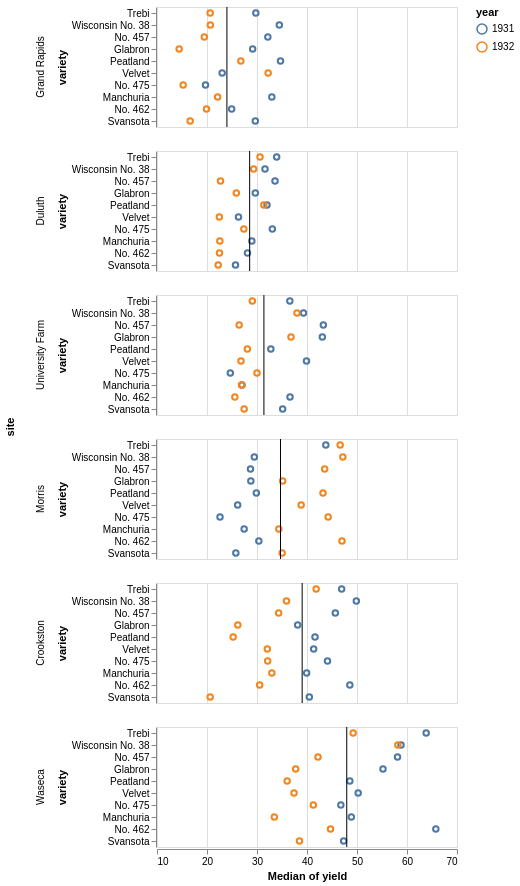

Vega-Lite specification for this chart:
### Vega-Lite specification from a JSON file in a GitHub repository (floating-point values rounded to 4 significant figures)
{"$schema": "https://vega.github.io/schema/vega-lite/v4.json", "name": "trellis_barley", "description": "The Trellis display by Becker et al. helped establish small multiples as a “powerful mechanism for understanding interactions in studies of how a response depends on explanatory variables”. Here we reproduce a trellis of Barley yields from the 1930s, complete with main-effects ordering to facilitate comparison.", "data": {"values": [{"yield": 27, "variety": "Manchuria", "year": 1931, "site": "University Farm"}, {"yield": 48.87, "variety": "Manchuria", "year": 1931, "site": "Waseca"}, {"yield": 27.43, "variety": "Manchuria", "year": 1931, "site": "Morris"}, {"yield": 39.93, "variety": "Manchuria", "year": 1931, "site": "Crookston"}, {"yield": 32.97, "variety": "Manchuria", "year": 1931, "site": "Grand Rapids"}, {"yield": 28.97, "variety": "Manchuria", "year": 1931, "site": "Duluth"}, {"yield": 43.07, "variety": "Glabron", "year": 1931, "site": "University Farm"}, {"yield": 55.2, "variety": "Glabron", "year": 1931, "site": "Waseca"}, {"yield": 28.77, "variety": "Glabron", "year": 1931, "site": "Morris"}, {"yield": 38.13, "variety": "Glabron", "year": 1931, "site": "Crookston"}, {"yield": 29.13, "variety": "Glabron", "year": 1931, "site": "Grand Rapids"}, {"yield": 29.67, "variety": "Glabron", "year": 1931, "site": "Duluth"}, {"yield": 35.13, "variety": "Svansota", "year": 1931, "site": "University Farm"}, {"yield": 47.33, "variety": "Svansota", "year": 1931, "site": "Waseca"}, {"yield": 25.77, "variety": "Svansota", "year": 1931, "site": "Morris"}, {"yield": 40.47, "variety": "Svansota", "year": 1931, "site": "Crookston"}, {"yield": 29.67, "variety": "Svansota", "year": 1931, "site": "Grand Rapids"}, {"yield": 25.7, "variety": "Svansota", "year": 1931, "site": "Duluth"}, {"yield": 39.9, "variety": "Velvet", "year": 1931, "site": "University Farm"}, {"yield": 50.23, "variety": "Velvet", "year": 1931, "site": "Waseca"}, {"yield": 26.13, "variety": "Velvet", "year": 1931, "site": "Morris"}, {"yield": 41.33, "variety": "Velvet", "year": 1931, "site": "Crookston"}, {"yield": 23.03, "variety": "Velvet", "year": 1931, "site": "Grand Rapids"}, {"yield": 26.3, "variety": "Velvet", "year": 1931, "site": "Duluth"}, {"yield": 36.57, "variety": "Trebi", "year": 1931, "site": "University Farm"}, {"yield": 63.83, "variety": "Trebi", "year": 1931, "site": "Waseca"}, {"yield": 43.77, "variety": "Trebi", "year": 1931, "site": "Morris"}, {"yield": 46.93, "variety": "Trebi", "year": 1931, "site": "Crookston"}, {"yield": 29.77, "variety": "Trebi", "year": 1931, "site": "Grand Rapids"}, {"yield": 33.93, "variety": "Trebi", "year": 1931, "site": "Duluth"}, {"yield": 43.27, "variety": "No. 457", "year": 1931, "site": "University Farm"}, {"yield": 58.1, "variety": "No. 457", "year": 1931, "site": "Waseca"}, {"yield": 28.7, "variety": "No. 457", "year": 1931, "site": "Morris"}, {"yield": 45.67, "variety": "No. 457", "year": 1931, "site": "Crookston"}, {"yield": 32.17, "variety": "No. 457", "year": 1931, "site": "Grand Rapids"}, {"yield": 33.6, "variety": "No. 457", "year": 1931, "site": "Duluth"}, {"yield": 36.6, "variety": "No. 462", "year": 1931, "site": "University Farm"}, {"yield": 65.77, "variety": "No. 462", "year": 1931, "site": "Waseca"}, {"yield": 30.37, "variety": "No. 462", "year": 1931, "site": "Morris"}, {"yield": 48.57, "variety": "No. 462", "year": 1931, "site": "Crookston"}, {"yield": 24.93, "variety": "No. 462", "year": 1931, "site": "Grand Rapids"}, {"yield": 28.1, "variety": "No. 462", "year": 1931, "site": "Duluth"}, {"yield": 32.77, "variety": "Peatland", "year": 1931, "site": "University Farm"}, {"yield": 48.57, "variety": "Peatland", "year": 1931, "site": "Waseca"}, {"yield": 29.87, "variety": "Peatland", "year": 1931, "site": "Morris"}, {"yield": 41.6, "variety": "Peatland", "year": 1931, "site": "Crookston"}, {"yield": 34.7, "variety": "Peatland", "year": 1931, "site": "Grand Rapids"}, {"yield": 32, "variety": "Peatland", "year": 1931, "site": "Duluth"}, {"yield": 24.67, "variety": "No. 475", "year": 1931, "site": "University Farm"}, {"yield": 46.77, "variety": "No. 475", "year": 1931, "site": "Waseca"}, {"yield": 22.6, "variety": "No. 475", "year": 1931, "site": "Morris"}, {"yield": 44.1, "variety": "No. 475", "year": 1931, "site": "Crookston"}, {"yield": 19.7, "variety": "No. 475", "year": 1931, "site": "Grand Rapids"}, {"yield": 33.07, "variety": "No. 475", "year": 1931, "site": "Duluth"}, {"yield": 39.3, "variety": "Wisconsin No. 38", "year": 1931, "site": "University Farm"}, {"yield": 58.8, "variety": "Wisconsin No. 38", "year": 1931, "site": "Waseca"}, {"yield": 29.47, "variety": "Wisconsin No. 38", "year": 1931, "site": "Morris"}, {"yield": 49.87, "variety": "Wisconsin No. 38", "year": 1931, "site": "Crookston"}, {"yield": 34.47, "variety": "Wisconsin No. 38", "year": 1931, "site": "Grand Rapids"}, {"yield": 31.6, "variety": "Wisconsin No. 38", "year": 1931, "site": "Duluth"}, {"yield": 26.9, "variety": "Manchuria", "year": 1932, "site": "University Farm"}, {"yield": 33.47, "variety": "Manchuria", "year": 1932, "site": "Waseca"}, {"yield": 34.37, "variety": "Manchuria", "year": 1932, "site": "Morris"}, {"yield": 32.97, "variety": "Manchuria", "year": 1932, "site": "Crookston"}, {"yield": 22.13, "variety": "Manchuria", "year": 1932, "site": "Grand Rapids"}, {"yield": 22.57, "variety": "Manchuria", "year": 1932, "site": "Duluth"}, {"yield": 36.8, "variety": "Glabron", "year": 1932, "site": "University Farm"}, {"yield": 37.73, "variety": "Glabron", "year": 1932, "site": "Waseca"}, {"yield": 35.13, "variety": "Glabron", "year": 1932, "site": "Morris"}, {"yield": 26.17, "variety": "Glabron", "year": 1932, "site": "Crookston"}, {"yield": 14.43, "variety": "Glabron", "year": 1932, "site": "Grand Rapids"}, {"yield": 25.87, "variety": "Glabron", "year": 1932, "site": "Duluth"}, {"yield": 27.43, "variety": "Svansota", "year": 1932, "site": "University Farm"}, {"yield": 38.5, "variety": "Svansota", "year": 1932, "site": "Waseca"}, {"yield": 35.03, "variety": "Svansota", "year": 1932, "site": "Morris"}, {"yield": 20.63, "variety": "Svansota", "year": 1932, "site": "Crookston"}, {"yield": 16.63, "variety": "Svansota", "year": 1932, "site": "Grand Rapids"}, {"yield": 22.23, "variety": "Svansota", "year": 1932, "site": "Duluth"}, {"yield": 26.8, "variety": "Velvet", "year": 1932, "site": "University Farm"}, {"yield": 37.4, "variety": "Velvet", "year": 1932, "site": "Waseca"}, {"yield": 38.83, "variety": "Velvet", "year": 1932, "site": "Morris"}, {"yield": 32.07, "variety": "Velvet", "year": 1932, "site": "Crookston"}, {"yield": 32.23, "variety": "Velvet", "year": 1932, "site": "Grand Rapids"}, {"yield": 22.47, "variety": "Velvet", "year": 1932, "site": "Duluth"}, {"yield": 29.07, "variety": "Trebi", "year": 1932, "site": "University Farm"}, {"yield": 49.23, "variety": "Trebi", "year": 1932, "site": "Waseca"}, {"yield": 46.63, "variety": "Trebi", "year": 1932, "site": "Morris"}, {"yield": 41.83, "variety": "Trebi", "year": 1932, "site": "Crookston"}, {"yield": 20.63, "variety": "Trebi", "year": 1932, "site": "Grand Rapids"}, {"yield": 30.6, "variety": "Trebi", "year": 1932, "site": "Duluth"}, {"yield": 26.43, "variety": "No. 457", "year": 1932, "site": "University Farm"}, {"yield": 42.2, "variety": "No. 457", "year": 1932, "site": "Waseca"}, {"yield": 43.53, "variety": "No. 457", "year": 1932, "site": "Morris"}, {"yield": 34.33, "variety": "No. 457", "year": 1932, "site": "Crookston"}, {"yield": 19.47, "variety": "No. 457", "year": 1932, "site": "Grand Rapids"}, {"yield": 22.7, "variety": "No. 457", "year": 1932, "site": "Duluth"}, {"yield": 25.57, "variety": "No. 462", "year": 1932, "site": "University Farm"}, {"yield": 44.7, "variety": "No. 462", "year": 1932, "site": "Waseca"}, {"yield": 47, "variety": "No. 462", "year": 1932, "site": "Morris"}, {"yield": 30.53, "variety": "No. 462", "year": 1932, "site": "Crookston"}, {"yield": 19.9, "variety": "No. 462", "year": 1932, "site": "Grand Rapids"}, {"yield": 22.5, "variety": "No. 462", "year": 1932, "site": "Duluth"}, {"yield": 28.07, "variety": "Peatland", "year": 1932, "site": "University Farm"}, {"yield": 36.03, "variety": "Peatland", "year": 1932, "site": "Waseca"}, {"yield": 43.2, "variety": "Peatland", "year": 1932, "site": "Morris"}, {"yield": 25.23, "variety": "Peatland", "year": 1932, "site": "Crookston"}, {"yield": 26.77, "variety": "Peatland", "year": 1932, "site": "Grand Rapids"}, {"yield": 31.37, "variety": "Peatland", "year": 1932, "site": "Duluth"}, {"yield": 30, "variety": "No. 475", "year": 1932, "site": "University Farm"}, {"yield": 41.27, "variety": "No. 475", "year": 1932, "site": "Waseca"}, {"yield": 44.23, "variety": "No. 475", "year": 1932, "site": "Morris"}, {"yield": 32.13, "variety": "No. 475", "year": 1932, "site": "Crookston"}, {"yield": 15.23, "variety": "No. 475", "year": 1932, "site": "Grand Rapids"}, {"yield": 27.37, "variety": "No. 475", "year": 1932, "site": "Duluth"}, {"yield": 38, "variety": "Wisconsin No. 38", "year": 1932, "site": "University Farm"}, {"yield": 58.17, "variety": "Wisconsin No. 38", "year": 1932, "site": "Waseca"}, {"yield": 47.17, "variety": "Wisconsin No. 38", "year": 1932, "site": "Morris"}, {"yield": 35.9, "variety": "Wisconsin No. 38", "year": 1932, "site": "Crookston"}, {"yield": 20.67, "variety": "Wisconsin No. 38", "year": 1932, "site": "Grand Rapids"}, {"yield": 29.33, "variety": "Wisconsin No. 38", "year": 1932, "site": "Duluth"}]}, "facet": {"row": {"field": "site", "type": "ordinal", "sort": {"op": "median", "field": "yield"}}}, "spec": {"height": {"step": 12}, "encoding": {"x": {"aggregate": "median", "field": "yield", "type": "quantitative", "scale": {"zero": false}}}, "layer": [{"mark": "point", "encoding": {"y": {"field": "variety", "type": "ordinal", "sort": "-x"}, "color": {"field": "year", "type": "nominal"}}}, {"mark": "rule"}]}}
